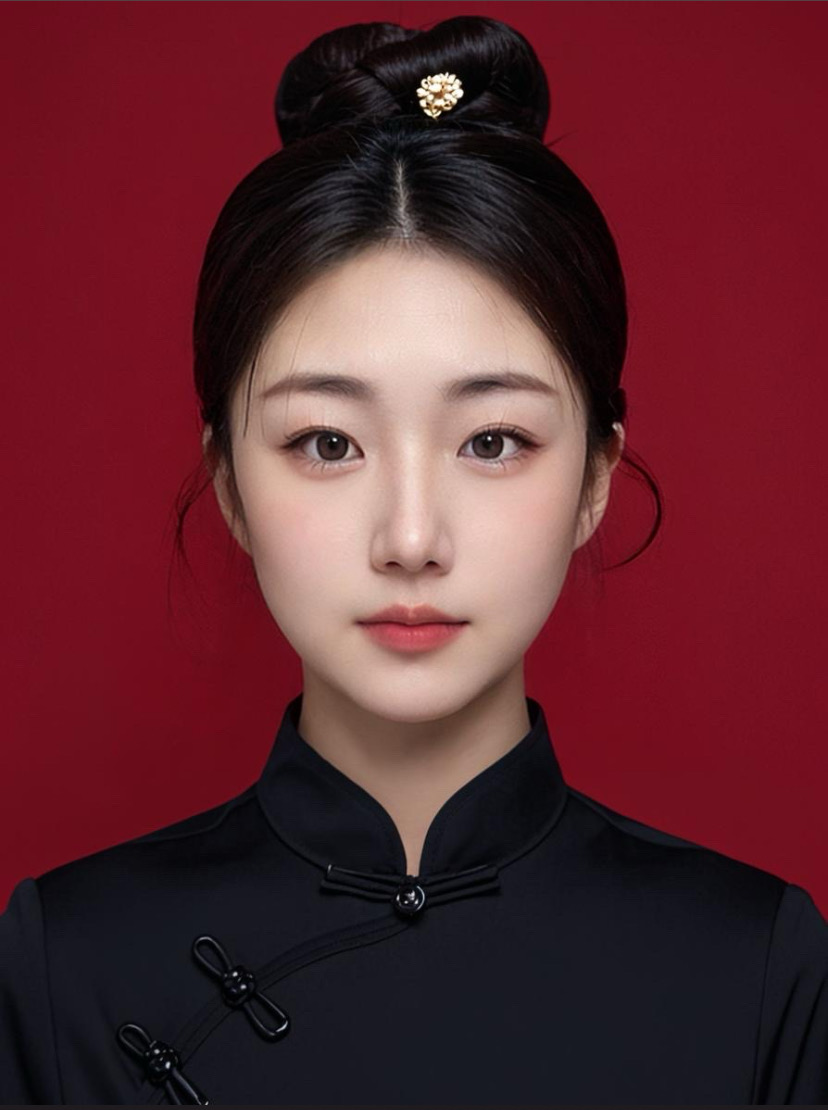
%> input picture sample.png, 828 x 1110 px
$ octave pre.m   (GNU Octave 9; MATLAB toolbox functions it lacks are replaced by stand-ins)
%> lines starting %> are read from the running program, lines starting %| are printed output that depends on the picture
imga=imread('sample.png');
%> imga is the input picture: size 1110x828x3 uint8; mean R, G, B 92.5, 38.8, 46.5
img0=rgb2gray(imga);
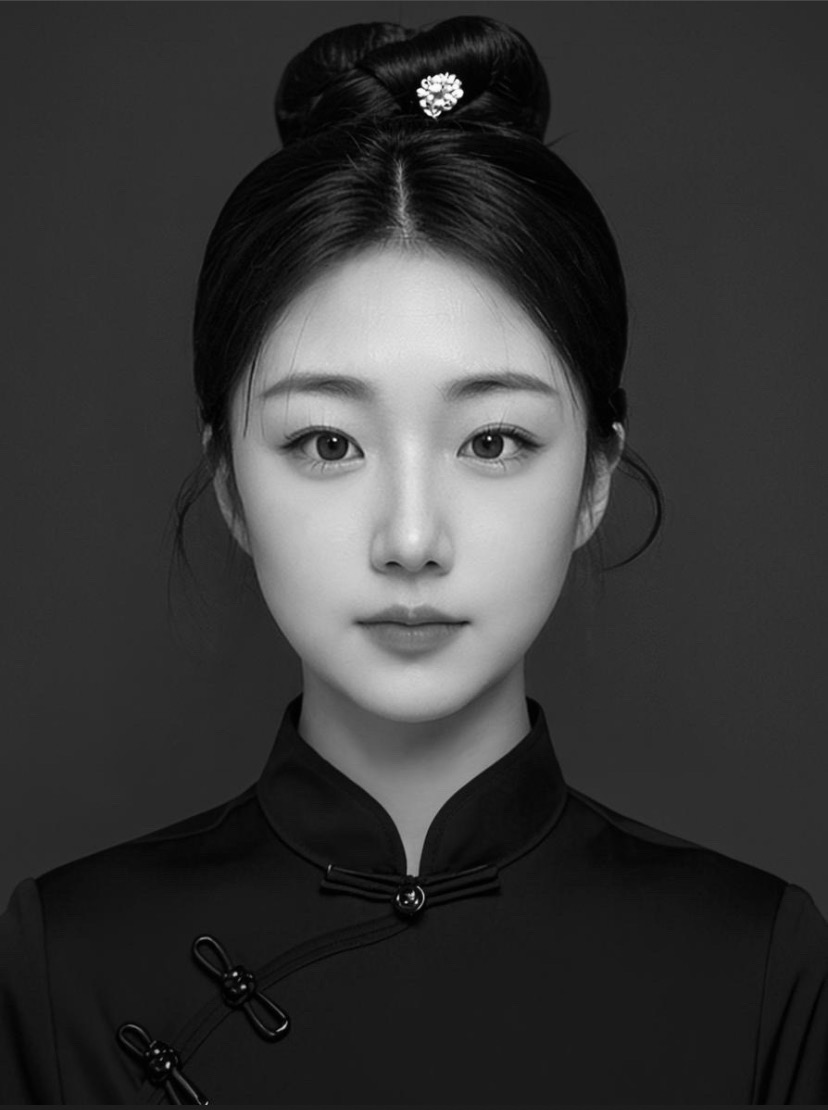
%> img0: size 1110x828 uint8; min 0, max 255, mean 55.7
%% 保存原始灰度图像
gray_output_path = 'gray_sample.png';
imwrite(img0, gray_output_path);
disp(['灰度图像已保存至: ', gray_output_path]);
%%
img1=im2double(img0);
x=2*size(img1,1);
%> x = 2220
y=2*size(img1,2);
%> y = 1656
a=-x/2:(x/2-1);
%> a = 2220 values from -1110 to 1109
b=-y/2:(y/2-1);
%> b = 1656 values from -828 to 827
[A,B]=meshgrid(a,b);
fd=sqrt(A.^2+B.^2);
d0=300;
n=3;
LP=1./(1+(fd./d0).^(2*n));
J=fftshift(fft2(img1,size(LP,1),size(LP,2)));
K=J.*LP;
LI=ifft2(ifftshift(K));
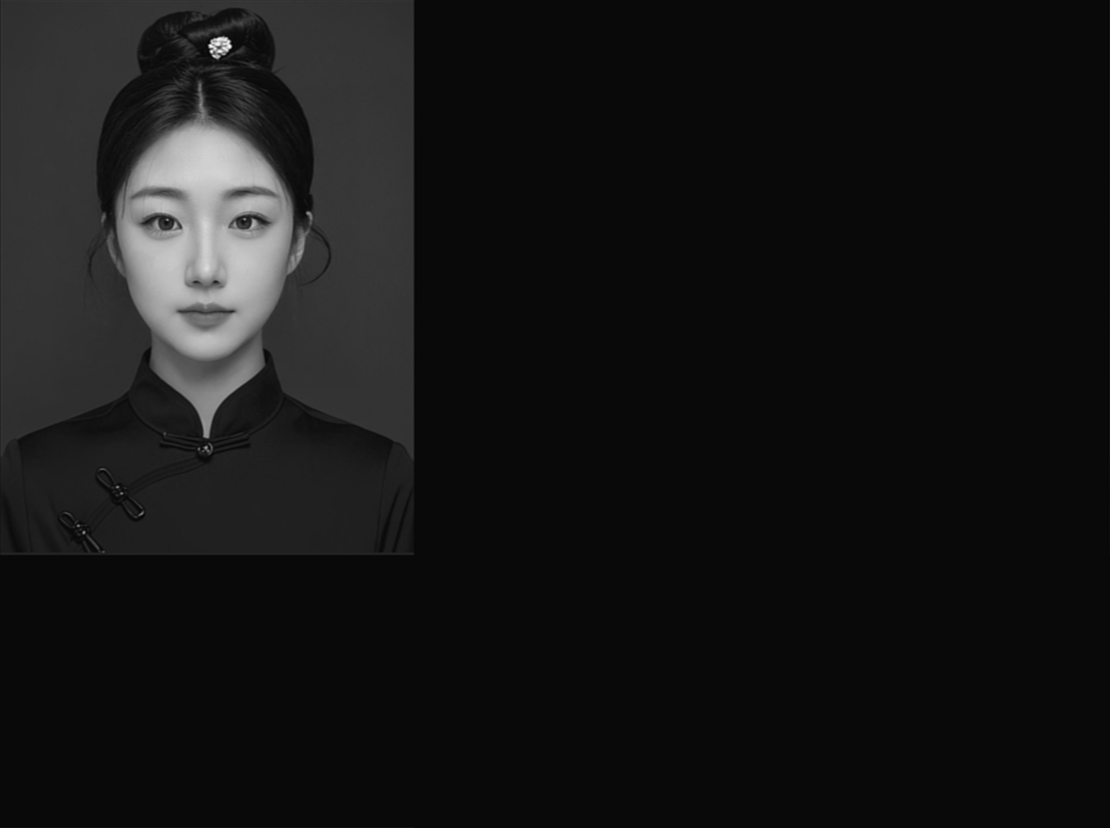
%> LI: size 1656x2220 double (shown at 1/2 size); min -0.0391, max 1.07, mean 0.0546; drawn with min black and max white
filter_photo=LI(1:size(img1,1),1:size(img1,2));

%% 显示滤波后的图像
figure;
imshow(filter_photo);
title('滤波后的图像');

%% 保存滤波后的图像
output_path = 'preprocessed_sample.png'; % 保存路径
imwrite(uint8(filter_photo * 255), output_path);
disp(['滤波后的图像已保存至: ', output_path]);
